Frame 1 (no input): blank canvas, image omitted
Frame 60 (no input): blank canvas, image omitted
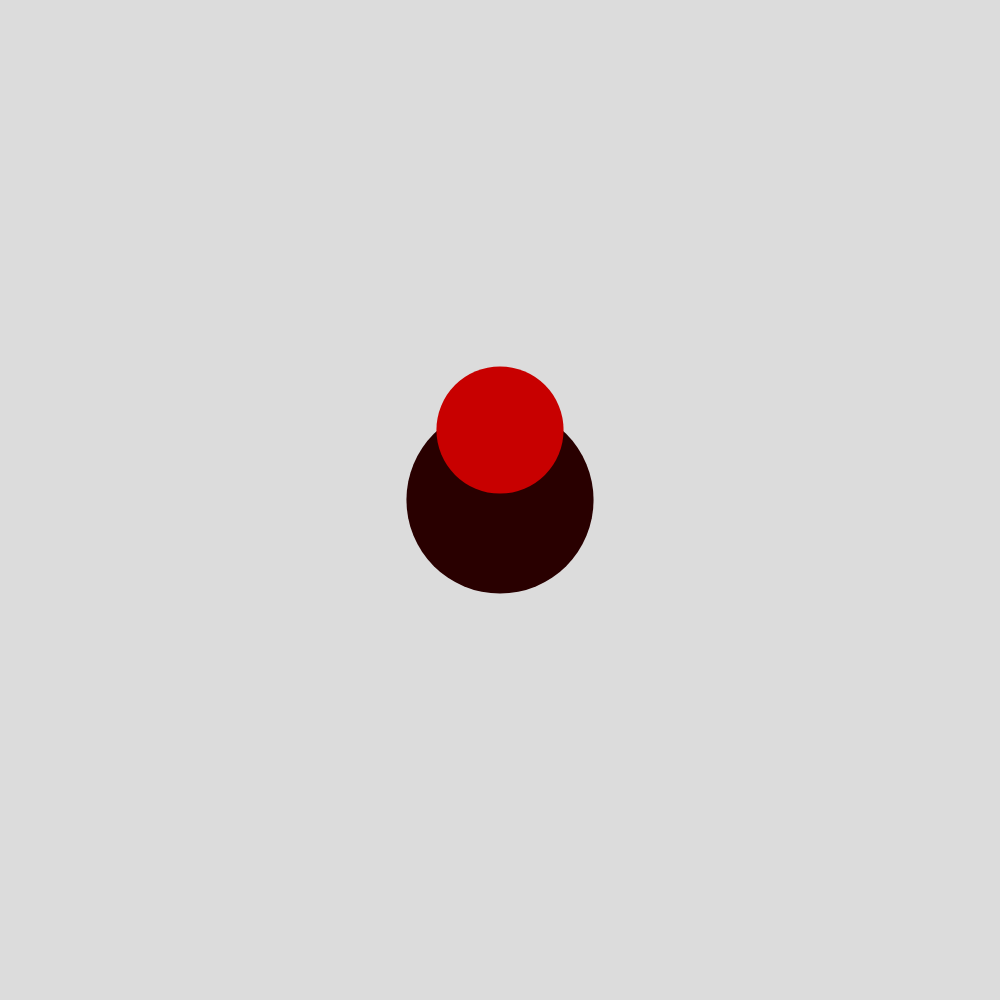
Frame 120 (the mouse pressed at the canvas centre since frame 60)

The p5.js sketch whose frames 1 and 60 were blank and that drew this single picture after the mouse press (run headless with seeded random() and noise() and a simulated clock; from frame 60 on, the mouse is pressed at the canvas centre):

// p5.js sketch
// ── sketch.js
function setup() {
  createCanvas(1000, 1000);
  background(220);
}

function mousePressed() {
  let randomNo
  randomNo = random(30,250);
  drawSnowman(mouseX,mouseY,randomNo);
}

function draw() {
  noStroke();
}

function drawSnowman(x,y,randomNo) {
  //star snowman
  fill(random(200,0,0),0,0);
  ellipse(x,y,randomNo);
  fill(200,0,0);
  ellipse(x,y-70,randomNo-60);

  
}
